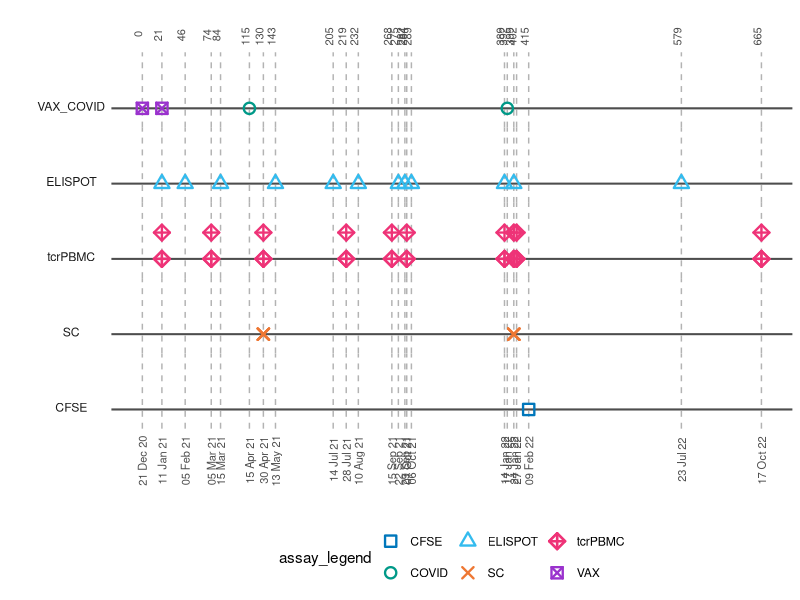
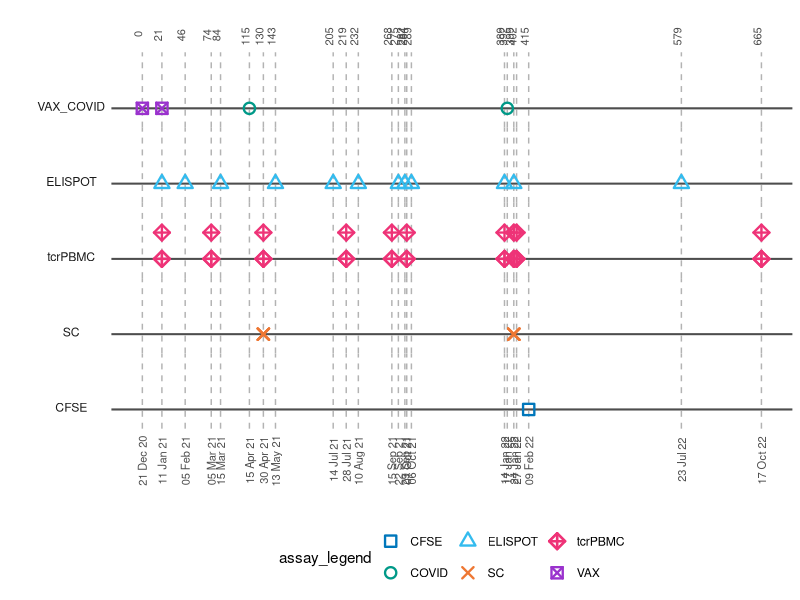

These charts were generated, in order, by the following R code:

# packages ----------------------------------------------------------------
library(here)
library(tidyverse)
library(lubridate)


# Import and clean data ---------------------------------------------------


#Sys.setlocale("LC_TIME", "en_GB.UTF-8")

data <- read_tsv(here("data", "D11_samples.txt")) %>% 
  mutate(date = dmy(date_of_blood_sampling)) %>%
  mutate(assay_legend = str_remove(.$timepoint, "tp.*")) %>%
  mutate(assay_facets = case_when(assay_legend == "COVID" ~ "VAX_COVID",
                                  assay_legend == "VAX" ~ "VAX_COVID",
                                  TRUE ~ assay_legend)) %>% 
  mutate(assay_facets = factor(assay_facets, levels = c("VAX_COVID", "ELISPOT", "tcrPBMC", "SC", "CFSE")))

dates_vector <- unique(data$date)
dates_labels <- unique(data$days_after_VAX1)

# plot --------------------------------------------------------------------


ggplot(data, aes(x = date, y = 0)) +
  geom_vline(xintercept = dates_vector, linetype = "dashed", color = "grey70", size=0.5) +
  geom_hline(yintercept=0, color = "grey30", size=0.7) +
  geom_point(size=3, stroke = 1.2, aes(color = assay_legend, shape = assay_legend)) +
  geom_point(data = data %>%
               filter(assay_legend == "tcrPBMC" & replica == "rep2"),
             aes(x = date, y = 0, color = assay_legend, shape = assay_legend),
             size = 3, stroke = 1.2,
             position = position_nudge(x = 0, y = 0.5)) +
  scale_color_manual(values = c("#0077bb", "#009988", "#33bbee", "#EE7733", "#ee3377", "darkorchid3", "grey20", "#cc3311")) +
  scale_shape_manual(values = c(0,1,2,4,9,7,10,12)) +
  ylim(-0.3, 1) +
  #geom_text(size = 2, nudge_y = 0.5, angle = 45, alpha = 1) +
  facet_grid(rows = "assay_facets", switch = "y") +
  theme_classic() +
  theme(axis.text.y.left = element_blank(), axis.ticks.y = element_blank(),
        axis.line.y = element_blank(), axis.line.x = element_blank(), 
        axis.ticks.x = element_blank(),
        strip.text.y.left = element_text(angle = 0, vjust = 0.2),
        strip.background.y=element_rect(color = NA),
        legend.position = "bottom") +
  ylab("") +
  xlab("") +
  theme(panel.spacing.y=unit(0, "lines")) +
  theme(axis.text.x = element_text(angle = 90, size = 8, hjust = 0.7, vjust = 0.5)) +
  scale_x_date(breaks = dates_vector, labels = dates_vector, date_labels = "%d %b %y",
               sec.axis = dup_axis(labels = dates_labels))

ggsave(here("outs", "plot_timeline.pdf"), width = 10, height = 5)




